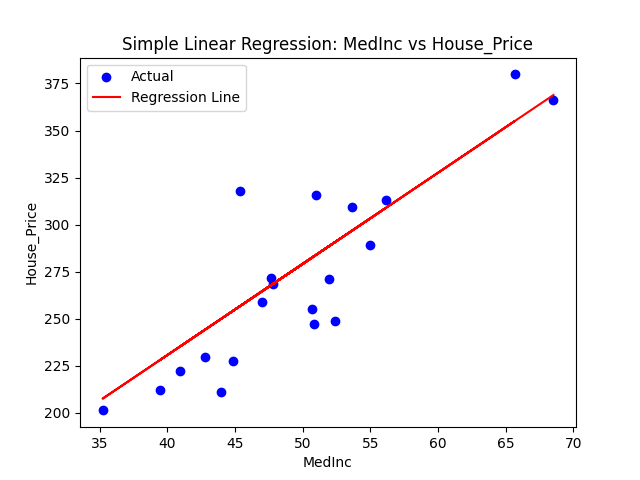

The Python source for this figure:
import pandas as pd
import numpy as np
from sklearn.linear_model import LinearRegression
from sklearn.metrics import r2_score
from sklearn.model_selection import train_test_split
import matplotlib.pyplot as plt
import seaborn as sns

# Creating example dataset with a feature 'MedInc' and target 'House_Price'
np.random.seed(42)
size = 100

data = {
    'MedInc': np.random.normal(50, 10, size),       # Median Income
    'OtherFeat1': np.random.uniform(10, 100, size),
    'OtherFeat2': np.random.randint(0, 100, size),
    'House_Price': None
}

df = pd.DataFrame(data)
# Make House_Price depend mostly on MedInc + some noise + influence from other features
df['House_Price'] = 5 * df['MedInc'] + 0.5 * df['OtherFeat1'] + np.random.normal(0, 20, size)

# Split data into train and test sets
X = df.drop(columns='House_Price')
y = df['House_Price']
X_train, X_test, y_train, y_test = train_test_split(X, y, test_size=0.2, random_state=42)

# Simple Linear Regression with single feature MedInc
lr_simple = LinearRegression()
lr_simple.fit(X_train[['MedInc']], y_train)
y_pred_simple = lr_simple.predict(X_test[['MedInc']])
r2_simple = r2_score(y_test, y_pred_simple)

# Multiple Linear Regression with all features
lr_multi = LinearRegression()
lr_multi.fit(X_train, y_train)
y_pred_multi = lr_multi.predict(X_test)
r2_multi = r2_score(y_test, y_pred_multi)

# Print R2 scores
print(f"R2 score (Simple Linear Regression with MedInc): {r2_simple:.3f}")
print(f"R2 score (Multiple Linear Regression with all features): {r2_multi:.3f}")

# Plot regression line for simple model
plt.scatter(X_test['MedInc'], y_test, color='blue', label='Actual')
plt.plot(X_test['MedInc'], y_pred_simple, color='red', label='Regression Line')
plt.xlabel('MedInc')
plt.ylabel('House_Price')
plt.title('Simple Linear Regression: MedInc vs House_Price')
plt.legend()
plt.savefig("Regression")
